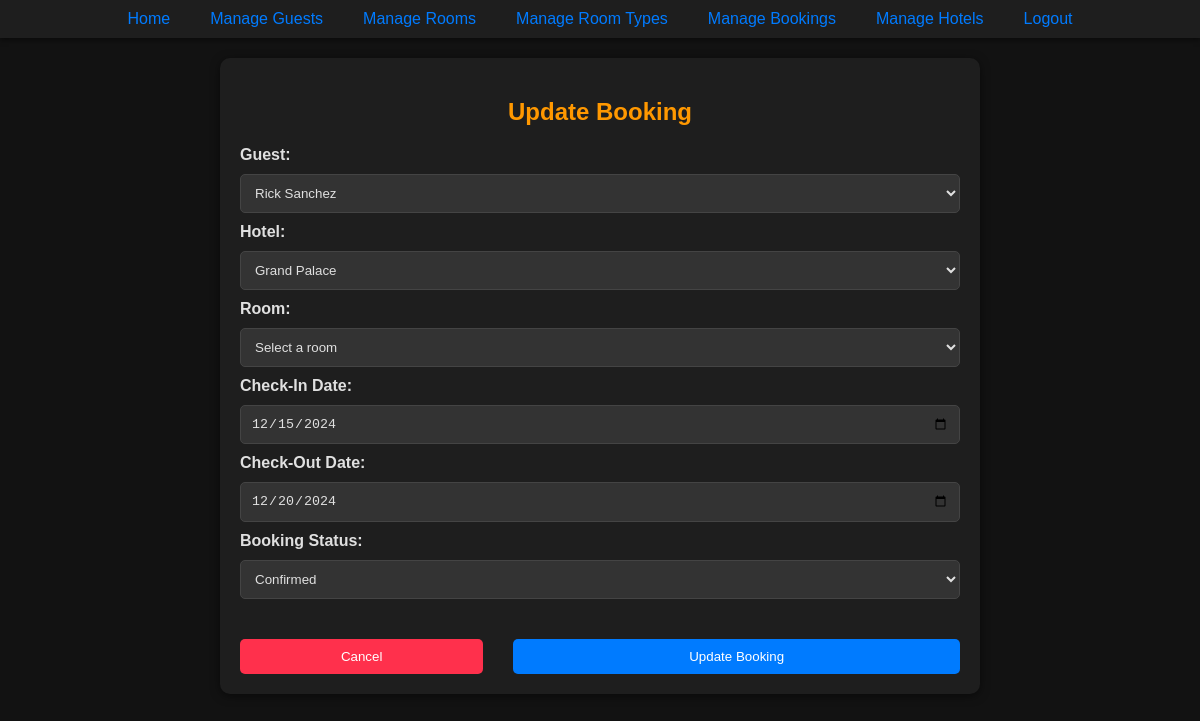
The app's page /php/updateBookingPage.php?id=1 (signed in) with its own data.
### tables this page shows
CREATE TABLE Booking (
    bookingID INTEGER PRIMARY KEY AUTOINCREMENT,
    guestID INTEGER NOT NULL,
    roomID INTEGER NOT NULL,
    checkInDate TEXT NOT NULL,
    checkOutDate TEXT NOT NULL,
    bookingStatus TEXT NOT NULL CHECK (bookingStatus IN ('confirmed', 'pending', 'canceled')),
    FOREIGN KEY (guestID) REFERENCES Guest(guestID) ON DELETE CASCADE,
    FOREIGN KEY (roomID) REFERENCES Room(roomID) ON DELETE CASCADE
);

### php/updateBookingPage.php (the view, shortened to what this page needs)
<?php
include '../components/NavBar.php';
if (isset($_GET['id'])) {
    $bookingID = $_GET['id'];
    $stmt = $pdo->prepare('SELECT * FROM Booking WHERE bookingID = ?');
    $stmt->execute([$bookingID]);
    $booking = $stmt->fetch(PDO::FETCH_ASSOC);
} else {
    echo "No booking ID provided.";
    exit;
}
?>
<!DOCTYPE html>
<html lang="en">
<head>
    <link rel="stylesheet" href="../css/styles.css">
</head>
<body>
    <div class="form-container">
        <h2 class="center-text">Update Booking</h2>
        <form action="updateBookingRecord.php" method="POST">
            <label for="guestID">Guest:</label>
            <select id="guestID" name="guestID" required>
                <?php
                $stmt = $pdo->query("SELECT guestID, firstName || ' ' || lastName AS fullName FROM Guest");
                $guests = $stmt->fetchAll(PDO::FETCH_ASSOC);
                foreach ($guests as $guest) {
                    $selected = ($guest['guestID'] == $booking['guestID']) ? 'selected' : '';
                    echo '<option value="' . htmlspecialchars($guest['guestID']) . '" ' . $selected . '>' . htmlspecialchars($guest['fullName']) . '</option>';
                }
                ?>
            </select>
            <label for="hotelID">Hotel:</label>
            <select id="hotelID" name="hotelID" required>
                <?php
                $stmt = $pdo->query("SELECT hotelID, hotelName FROM Hotel");
                $hotels = $stmt->fetchAll(PDO::FETCH_ASSOC);
                foreach ($hotels as $hotel) {
                    $selected = ($hotel['hotelID'] == $booking['hotelID']) ? 'selected' : '';
                    echo '<option value="' . htmlspecialchars($hotel['hotelID']) . '" ' . $selected . '>' . htmlspecialchars($hotel['hotelName']) . '</option>';
                }
                ?>
            </select>
            <label for="roomID">Room:</label>
            <select id="roomID" name="roomID" required>
                <option value="<?= htmlspecialchars($booking['roomID']) ?>" selected>Select a room</option>
            </select>
            <label for="checkInDate">Check-In Date:</label>
            <input type="date" id="checkInDate" name="checkInDate" value="<?= htmlspecialchars($booking['checkInDate']) ?>" required>
            <label for="checkOutDate">Check-Out Date:</label>
            <input type="date" id="checkOutDate" name="checkOutDate" value="<?= htmlspecialchars($booking['checkOutDate']) ?>" required>
            <label for="bookingStatus">Booking Status:</label>
            <select id="bookingStatus" name="bookingStatus" required>
                <option value="confirmed" <?= ($booking['bookingStatus'] == 'confirmed') ? 'selected' : '' ?>>Confirmed</option>
            </select>
            <div class="button-container">
                <form action="viewBookings.php">
                    <button type="submit" class="form-button cancel-button">Cancel</button>
                </form>
                <button type="submit" class="form-button">Update Booking</button>
            </div>
        </form>
    </div>
</body>
</html>

### css/styles.css (style rules this page uses)
body { background-color: #121212; color: #e0e0e0; font-family: Arial, sans-serif; margin: 0; padding: 0; }
.center-text { text-align: center; }
.form-container { background-color: #1e1e1e; padding: 20px; margin: 20px auto; border-radius: 10px; width: 60%; box-shadow: 0 2px 10px rgba(0, 0, 0, 0.5); }
h2 { text-align: center; color: #ff9800; margin-bottom: 20px; }
input[type="text"], input[type="email"], input[type="number"], input[type="password"], input[type="date"], select { width: 100%; padding: 10px; margin: 10px 0; background-color: #333333; color: #e0e0e0; border: 1px solid #444444; border-radius: 5px; box-sizing: border-box; }
label { display: block; font-weight: bold; color: #e0e0e0; }
.button-container { display: flex; gap: 30px; margin-top: 10px; align-items: center; }
button, .form-button { flex: 2; background-color: #007bff; color: #ffffff; border: none; padding: 10px 20px; border-radius: 5px; cursor: pointer; transition: background-color 0.3s, transform 0.2s; display: block; margin: 20px auto 0 auto; width: 50%; }
.cancel-button { flex: 1; background-color: #ff304c; color: #ffffff; border: none; padding: 10px 20px; border-radius: 5px; cursor: pointer; transition: background-color 0.3s, transform 0.2s; display: block; margin: 20px auto 0 auto; width: 30%; }

### records on screen
booking: checkInDate "12/15/2024", checkOutDate "12/20/2024", bookingStatus "Confirmed"

### other values on screen
form field guestID "Rick Sanchez"
form field hotelID "Grand Palace"
